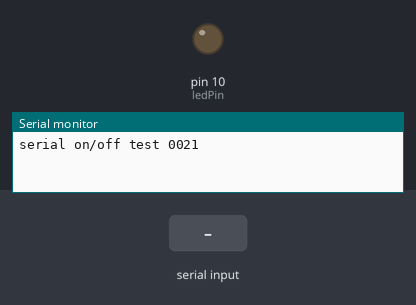
Simulated run of this sketch. Board: Arduino Uno, built with avr-gcc and run on an emulated ATmega328P. Parts: output pins drawn as LEDs (lit = HIGH), the last lines printed to the serial monitor. Inputs (shaded band) come from the test bench.

Above: at 1.2 s.
1.3 s: "m3 on" received over the second serial link
At 2.2 s:
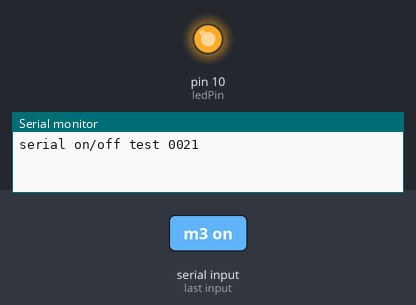
2.8 s: "m3 off" received over the second serial link
At 3.4 s:
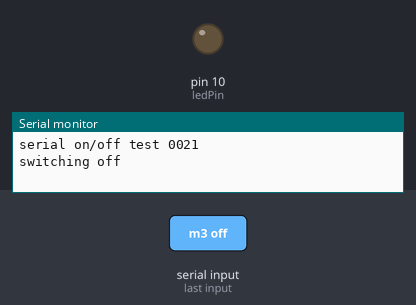
Timing chart, 0 to 5.8 s (numbered marks = the images above; inputs shaded):
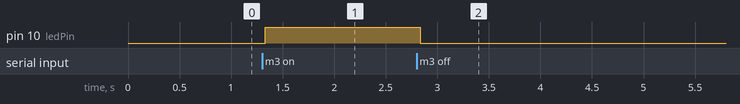

The sketch:

read.ino
```cpp
// 柯博文老師 www.powenko.com

#include <SoftwareSerial.h>
int ledPin = 10;

SoftwareSerial mySerial(10, 11); // RX, TX
String readString;

void setup() {
  Serial.begin(9600);
  pinMode(ledPin, OUTPUT);
  Serial.println("serial on/off test 0021"); // so I can keep track

  mySerial.begin(9600);
  mySerial.println("Hello, world?");


}

void loop() {

  while (mySerial.available()) {
    delay(3);
    char c = mySerial.read();
    readString += c;
  }
  readString.trim();
  if (readString.length() >0) {
    if (readString == "m3 on"){
      mySerial.println("switching on");
      digitalWrite(ledPin, HIGH);
    }
    if (readString == "m3 off")
    {
      mySerial.println("switching off");
      Serial.println("switching off");
      digitalWrite(ledPin, LOW);
    }

    readString="";
  }
}
```

Measured:
- after the input at 1.3 s, pin 10 (ledPin): LOW → HIGH at once
- after the input at 2.8 s, pin 10 (ledPin): HIGH → LOW at once
